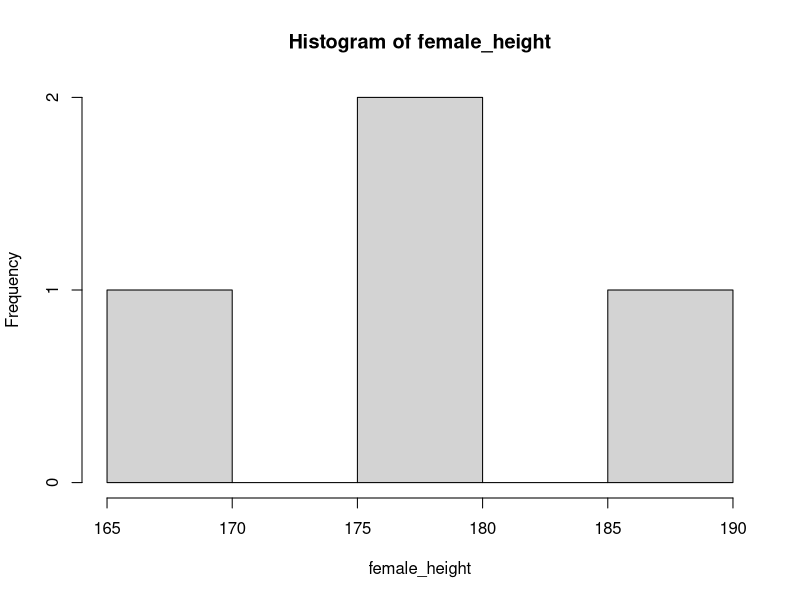
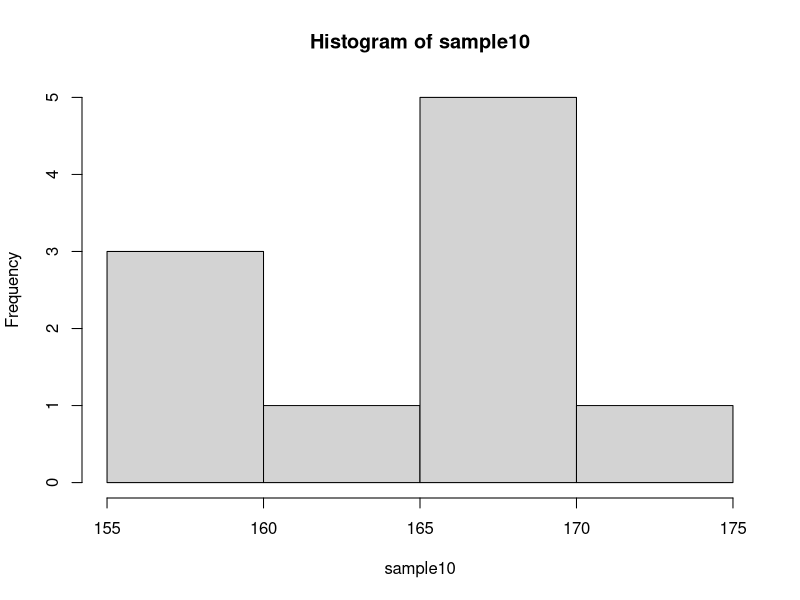
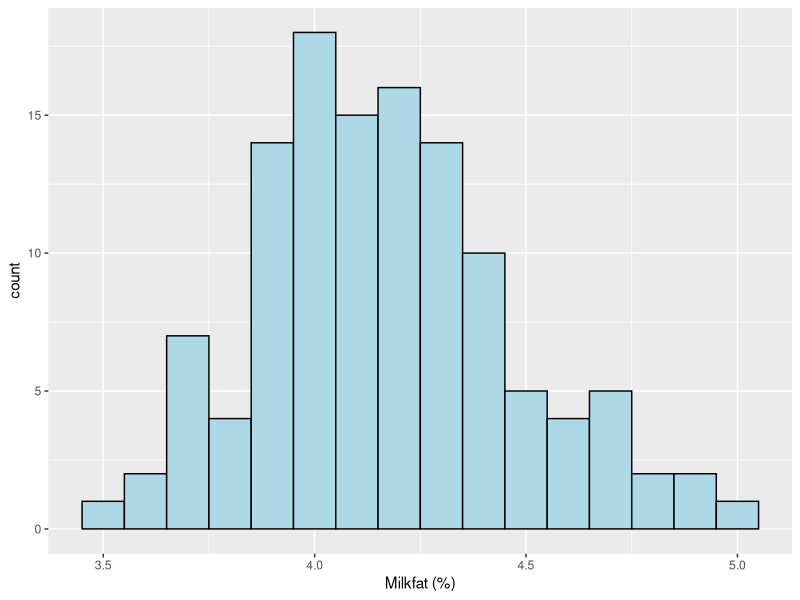
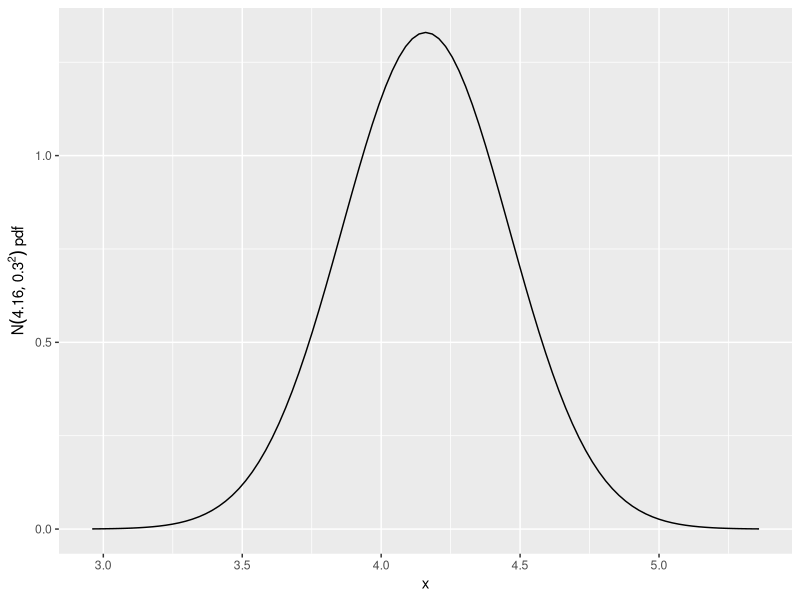
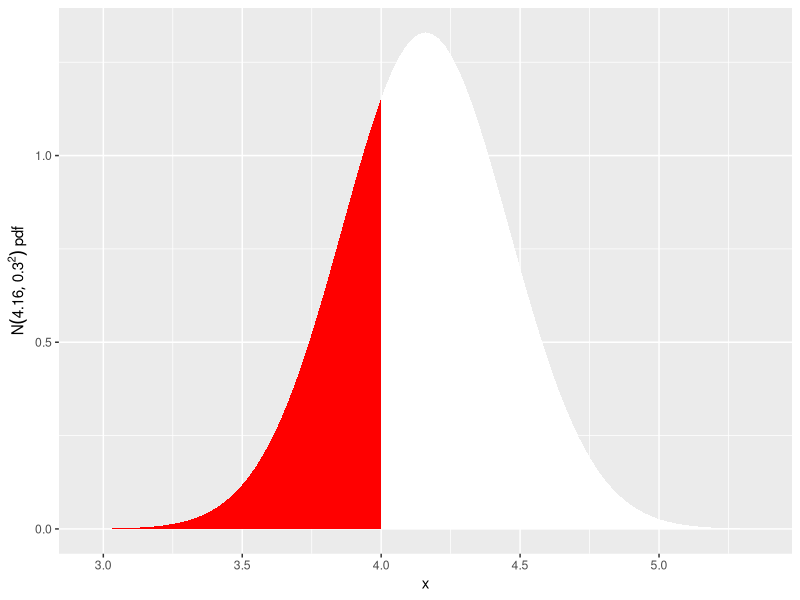
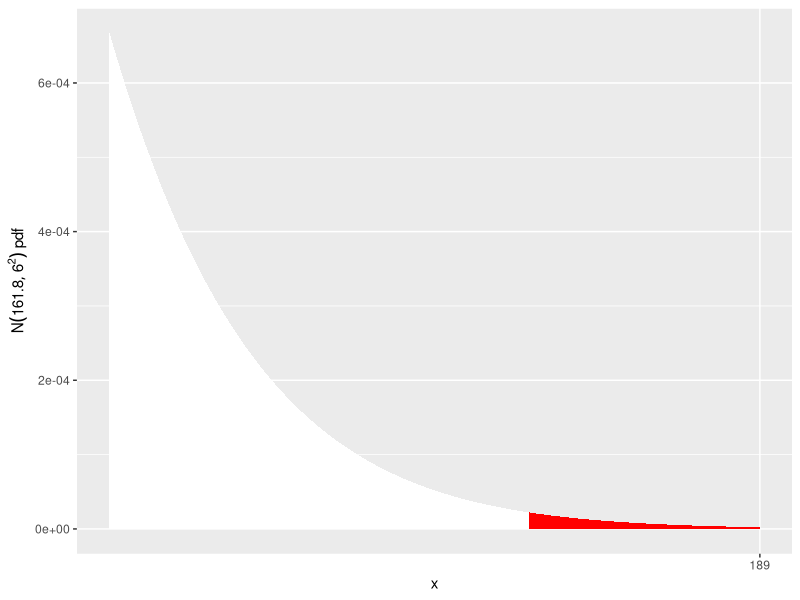

Source code (R) for these figures, in order:
## ---- chunk 1
female_height <- c(176, 180, 187, 168)
male_height <- c(175, 183, 163, 190)
## ---- chunk 2
f_mean <- mean(female_height)
f_sd <- sd(female_height)
hist(female_height) 
## ---- chunk 3
set.seed(1) # means that we all generate the same set of random numbers so we can compare
sample10 = rnorm(10,163.9,6.6) #generates a random sample of size 10 from N(163.9,6.6^2)
sample10 # prints the 10 simulated values (you may not want this with the 10K simulations!!)
mean(sample10)
sd(sample10)
hist(sample10)
## ---- chunk 4
1-pnorm(180,163.9,6.6) ## actual p
length(which(sample10>=180))/10 ## simulated p for sample size 10
## ---- chunk 5
library(readxl)
milkfat <- read_excel("data/ENVX1002_Data4.xlsx", sheet = "Milkfat")
## ---- chunk 6
mean(milkfat$Milkfat)
## ---- chunk 7
require(ggplot2)
ggplot(milkfat, aes(x=Milkfat)) +  
  geom_histogram(binwidth = 0.1, fill="lightblue", color="black") +
  xlab("Milkfat (%)") 
## ---- chunk 8
s=sort(milkfat$Milkfat) # Sorts the data
s # Look at the sorted data
length(s[s>=5.5]) # Counts how many are >= 5.5
## ---- chunk 9
## Your turn
## ---- chunk 10
library(ggplot2)
ggplot(data.frame(x = c(4.16-4*0.3, 4.16+4*0.3)), aes(x = x)) +
  stat_function(fun = dnorm, args = list(mean = 4.16, sd=0.30)) +
  xlab("x") +
  ylab(expression(N(4.16,0.30^2)~pdf))
## ---- chunk 11
ggplot(data.frame(x = c(4.16-4*0.3, 4.16+4*0.3)), aes(x = x)) +
  stat_function(fun = dnorm, args = list(mean = 4.16, sd=0.30)
                ,geom = "area", fill = "white") +
  stat_function(fun = dnorm, args = list(mean = 4.16, sd=0.30)
    , xlim = c(4.16-4*0.3, 4), geom = "area", fill = "red") +
  xlab("x") +
  ylab(expression(N(4.16,0.30^2)~pdf))
## ---- chunk 12
pnorm(4,4.16,0.30)
## ---- chunk 13
1-pnorm(189, 161.8, 6)

ggplot() +
  stat_function(fun = dnorm, args = list(mean = 161.8, sd=6), 
                geom = "area", fill = "white", xlim = c(180, 161.8+4*6)) +
  stat_function(fun = dnorm, args = list(mean = 161.8, sd=6), 
                geom = "area", fill = "red", xlim = c(161.8+4*6, 189)) +
  xlab("x") +
  ylab(expression(N(161.8,6^2)~pdf)) +
  scale_x_continuous(breaks = 189)

